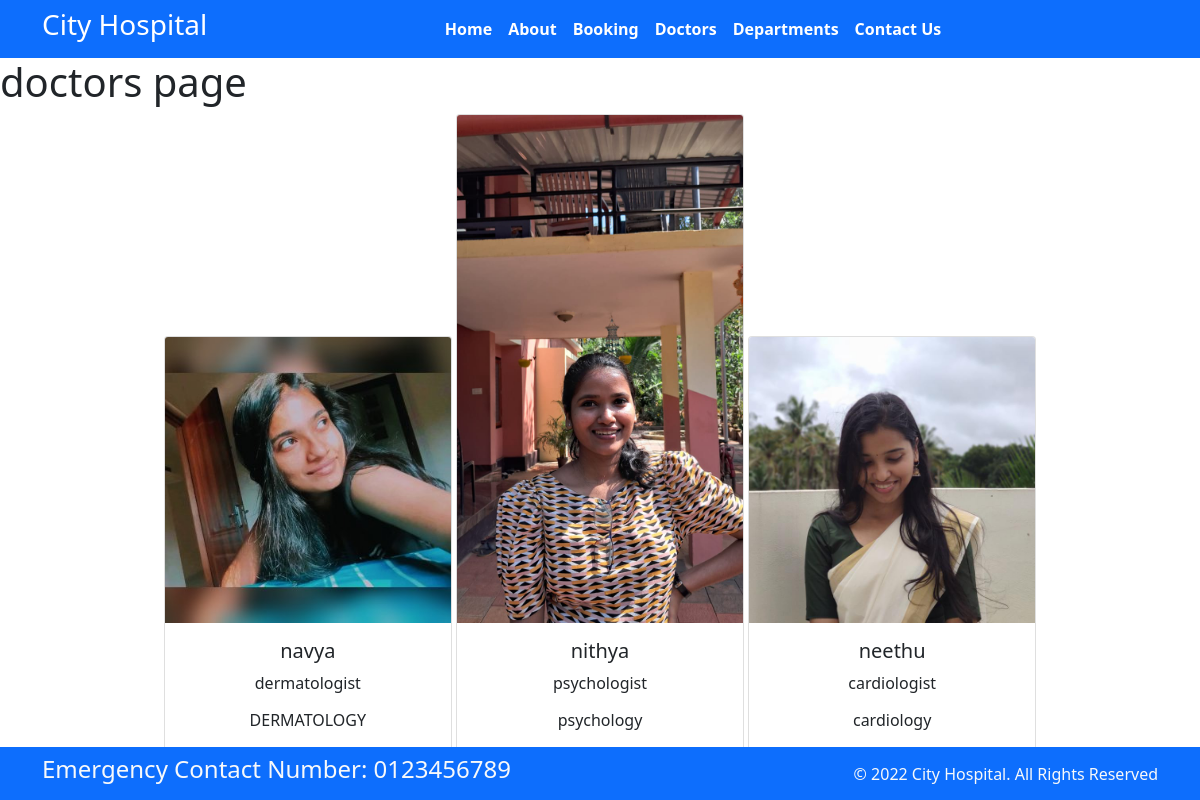
The app's page /doctors/ with its own data.
### home/models.py (models this page shows, shortened)
class Doctors(models.Model):
    doc_name =models.CharField(max_length=100)
    doc_spec=models.TextField(max_length=255)
    dep_name=models.ForeignKey(Departments,on_delete=models.CASCADE)
    doc_image=models.ImageField(upload_to='doctors')

class Departments(models.Model):
    dep_name =models.CharField(max_length=100)
    dep_description=models.TextField()
    def __str__(self):
        return self.dep_name

### home/views.py (the view)
# urls.py: path('doctors/',views.doctors,name='doctors'),
def doctors(request):
    dict__doc ={
        'doctors' : Doctors.objects.all()
    }
    return render(request,'doctors.html',dict__doc)

### home/templates/doctors.html (shortened to what this page needs)
{% extends 'base.html' %}
{% block content %}
<h1>doctors page</h1>
<div class="container text-center">
{% for d in doctors %}
<div class="card text-center" style="width: 18rem; display:inline-block">
    <img class="card-img-top" src="{{d.doc_image.url}}" alt="Card image cap">
    <div class="card-body">
      <h5 class="card-title">{{d.doc_name}}</h5>
      <p class="card-text">{{d.doc_spec}}</p>
     <h6>{{d.dep_name}}</h6>
    </div>
  </div>
{% endfor %}
</div>
{% endblock %}

### home/templates/base.html (shortened to what this page needs)
{% load static %}
<!DOCTYPE html>
<html>
  <head>
    <link rel="stylesheet"
      href=" https://cdn.jsdelivr.net/npm/bootstrap@5.1.3/dist/css/bootstrap.min.css ">
    <link rel="stylesheet"
      href="https://use.fontawesome.com/releases/v5.2.0/css/all.css">
      <link rel="stylesheet"
      href="{% static '/css/style.css' %}">
  </head>
  <body>
    <nav class="navbar bg-primary navbar-expand-md ">
      <div class="container">
        <div class="col-2 text-left pl-md-0">
          <h3 class="text-white"> City Hospital </h3>
        </div>
        <div
          class="collapse navbar-collapse justify-content-center col-md-8 navbar-collapse-3">
          <ul class="navbar-nav justify-content-center  fw-bold">
            <li class="nav-item active">
              <a class="nav-link text-white" href="{% url 'home' %}">Home </a>
            </li>
            <li class="nav-item">
              <a class="nav-link text-white" href="{% url 'about' %}">About</a>
            </li>
            <li class="nav-item">
              <a class="nav-link text-white" href="{% url 'booking' %}">Booking</a>
            </li>
            <li class="nav-item">
              <a class="nav-link text-white" href="{% url 'doctors' %}">Doctors</a>
            </li>
			 <li class="nav-item">
              <a class="nav-link text-white" href="{% url 'department' %}">Departments</a>
            </li>
            <li class="nav-item">
              <a class="nav-link text-white" href="{% url 'contact' %}">Contact Us</a>
            </li>
          </ul>
        </div>
      </div>
    </nav>
    {% block content %}
    {% endblock %}
    <section class="fixed-bottom">
      <footer class="pt-2 pb-2  bg-primary text-light">
        <div class="container">
          <div class="row align-items-center">
            <div class="col-12 col-md-8">
              <h4>Emergency Contact Number: 0123456789</h4>
            </div>
            <div class="col-12 col-md-4 mt-4 mt-md-0 text-center text-md-end">
              © 2022 City Hospital. All Rights Reserved
            </div>
          </div>
        </div>
      </footer>
    </section>
  </body>
</html>

### records on screen
Doctors: doc_image (picture), doc_name "navya", doc_spec "dermatologist", dep_name "DERMATOLOGY"
Doctors: doc_image (picture), doc_name "nithya", doc_spec "psychologist", dep_name "psychology"
Doctors: doc_image (picture), doc_name "neethu", doc_spec "cardiologist", dep_name "cardiology"
